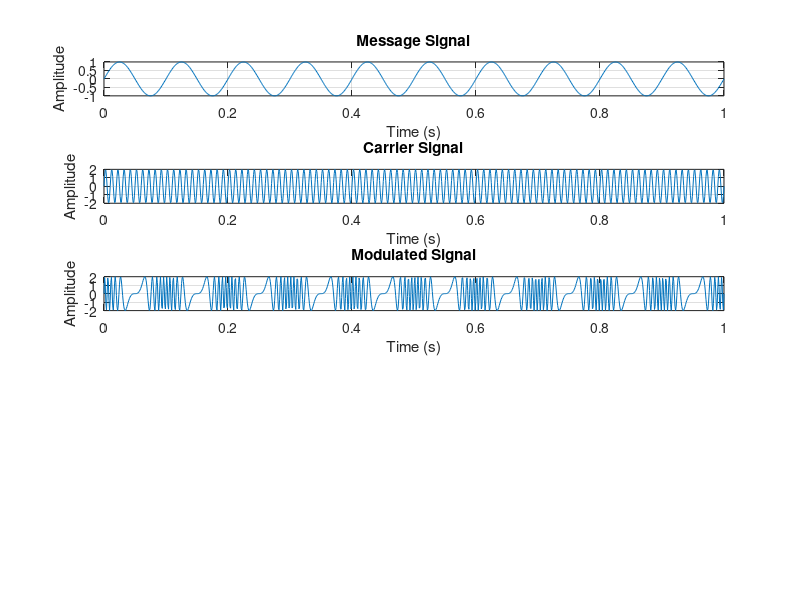
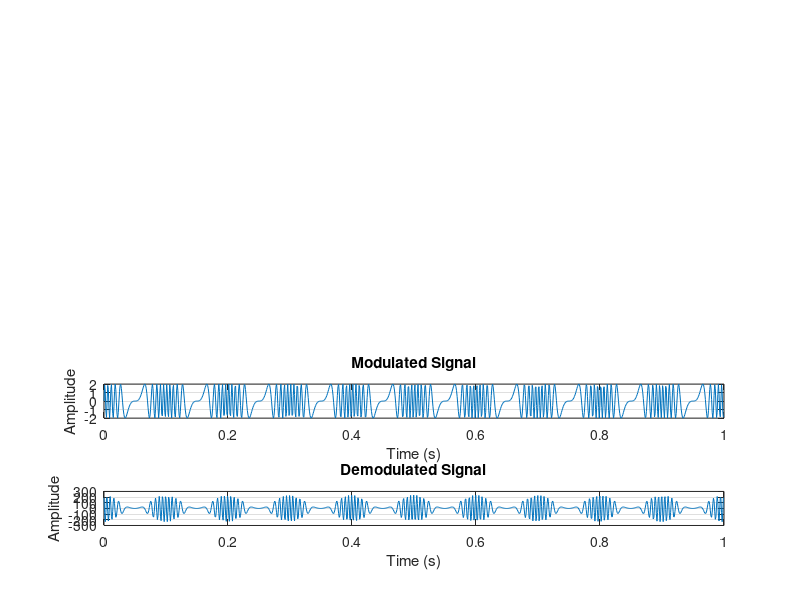

These figures' MATLAB source, in order:
%Frequency Modulation
clear;
close all;
clc;

% Time parameters
fs = 1000;                % Sampling frequency (Hz)
t = linspace(0, 1, fs);   % Time vector (0 to 1 second)

% Message signal parameters
fm = 10;                  % Message signal frequency (Hz)
Am = 1;                   % Message signal amplitude
message_signal = Am * sin(2*pi*fm.*t); % Message signal

% Carrier signal parameters
fc = 100;                 % Carrier signal frequency (Hz)
Ac = 2;                   % Carrier signal amplitude
carrier_signal = Ac * sin(2*pi*fc.*t); % Carrier signal

% Perform frequency modulation (FM)
kf = 10;                  % Frequency deviation constant
modulated_signal = Ac * sin(2*pi*fc.*t + kf * message_signal);

% Plotting
figure;
subplot(5,1,1);
plot(t, message_signal);
title('Message Signal');
xlabel('Time (s)');
ylabel('Amplitude');
grid on;

subplot(5,1,2);
plot(t, carrier_signal);
title('Carrier Signal');
xlabel('Time (s)');
ylabel('Amplitude');
grid on;

subplot(5,1,3);
plot(t, modulated_signal);
title('Modulated Signal');
xlabel('Time (s)');
ylabel('Amplitude');
grid on;

%% Demodulation 
% Demodulate the modulated signal
demodulated_signal = diff(modulated_signal) * fs / kf;

% Plotting
figure;
subplot(5,1,4);
plot(t(1:end-1), modulated_signal(1:end-1));
title('Modulated Signal');
xlabel('Time (s)');
ylabel('Amplitude');
grid on;

subplot(5,1,5);
plot(t(1:end-1), demodulated_signal);
title('Demodulated Signal');
xlabel('Time (s)');
ylabel('Amplitude');
grid on;
